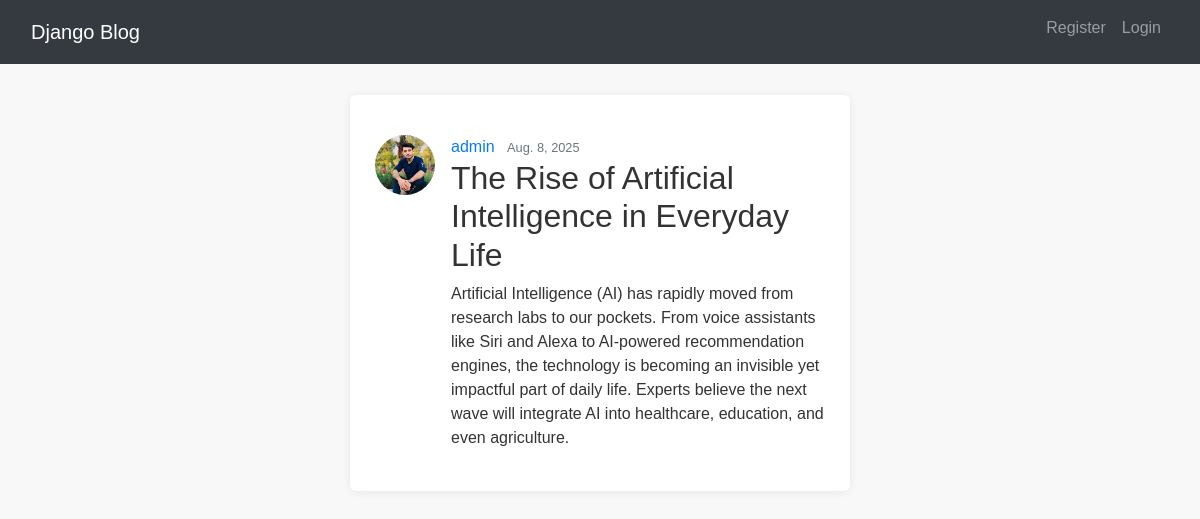
The page /post/13/ on the database its author committed.
### blog/models.py (models this page shows, shortened)
class post(models.Model):
    title = models.CharField(max_length=200)
    content = models.TextField()
    date_posted = models.DateField(default = timezone.now)
    auther = models.ForeignKey(User, on_delete=models.CASCADE)

### users/models.py (models this page shows, shortened)
class Profile(models.Model):
    user = models.OneToOneField(User,on_delete=models.CASCADE)
    image = models.ImageField(upload_to='profile_pics', default='default.jpg')

### blog/views.py (the view)
# urls.py: path("post/<int:pk>/", PostDetailView.as_view(), name = "post-detail"),
class PostDetailView(DetailView):
    model = post

### blog/templates/blog/post_detail.html (shortened to what this page needs)
{% extends "blog/base.html" %}
{% block content %}
        <article class="media content-section">
            <img class="rounded-circle article-img" style="width: 60px; height: 60px; object-fit: cover;" src="{{ object.auther.profile.image.url }}">
            <div class="media-body">
                <div class="article-metadata">
                    <a class="mr-2 ms-3" href="{% url 'user-posts' object.auther.username %}">{{ object.auther }}</a>
                    <small class="text-muted">{{ object.date_posted }}</small>
                </div>
                <h2 class="article-title ms-3"> {{ object.title }} </h2>
                <p class="article-content ms-3">{{ object.content }}</p>
            </div>
        </article>
    </div>
{% endblock content %}

### blog/static/blog/style.css (style rules this page uses)
body { font-family: 'Arial', sans-serif; line-height: 1.5; color: #333; background-color: #f8f8f8; margin: 0; padding: 15px; }

### rows shown on the page
post: auther.profile.image (picture), auther "admin", date_posted "Aug. 8, 2025", title "The Rise of Artificial Intelligence in Everyday Life", content "Artificial Intelligence (AI) has rapidly moved from research labs to our pockets. From voice assistants like Siri and Alexa to AI-powered recommendation engines, the technology is becoming an invisible yet impactful part of daily life. Experts believe the next wave will integrate AI into healthcare, education, and even agriculture."
